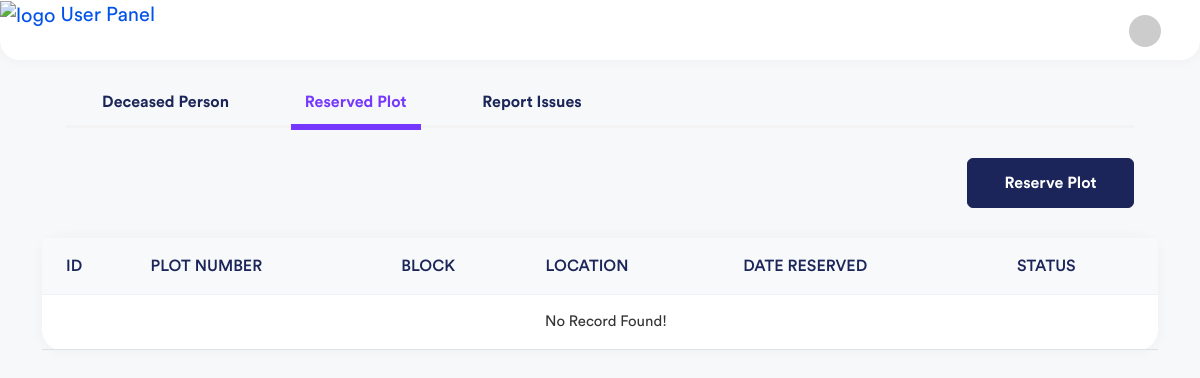
/user/index.php?q=view-reserve (signed in), run on an earlier commit of the app's database.
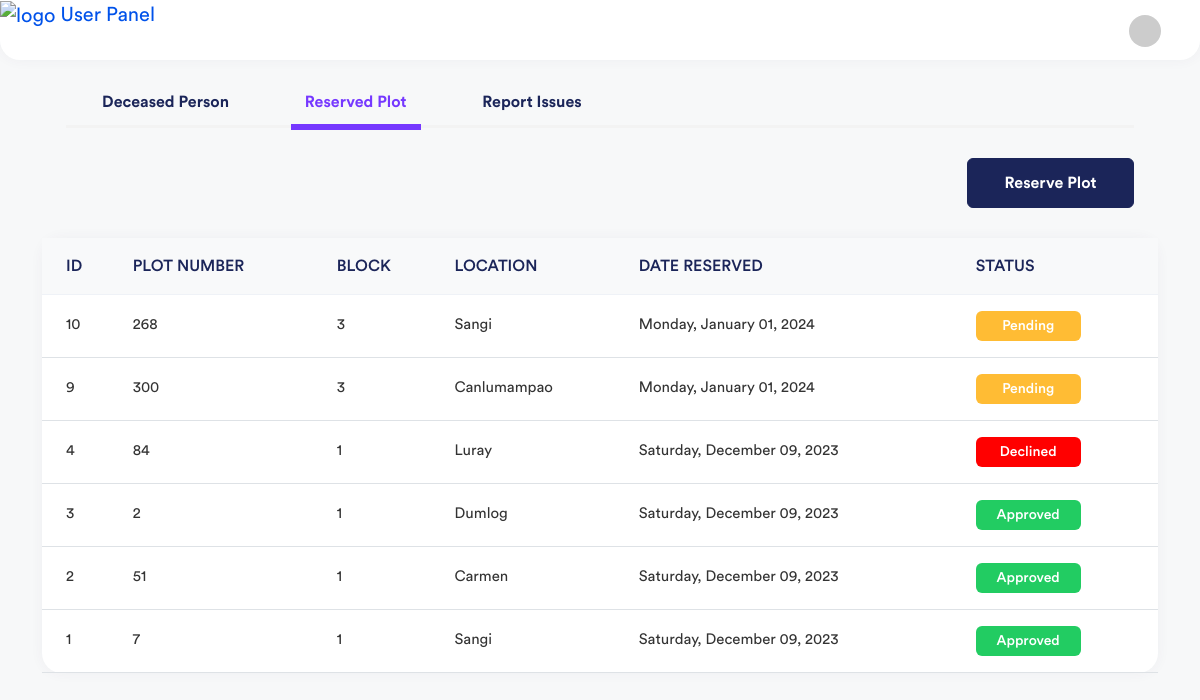
And on a later commit of the database.
### tables this page shows
CREATE TABLE `tblreserve` (
  `id` int(11) NOT NULL,
  `user_id` int(11) NOT NULL,
  `graveno` int(11) NOT NULL,
  `block` int(11) NOT NULL,
  `location` varchar(100) NOT NULL,
  `status` varchar(100) NOT NULL DEFAULT 'Pending',
  `email` varchar(100) NOT NULL,
  `mobile_number` varchar(100) NOT NULL,
  `created_at` datetime NOT NULL DEFAULT current_timestamp()
);

### user/index.php (called while the page is built, shortened)
<?php
require_once("theme/templates.php");

### include/database.php (called while the page is built, shortened)
<?php
class Database {
	var $sql_string = '';
	private $conn;
	public function open_connection() {
		$this->conn = mysqli_connect(server,user,pass);
		if(!$this->conn){
			echo "Problem in database connection! Contact administrator!";
			exit();
		}else{
			$db_select = mysqli_select_db($this->conn,database_name);
		}
	}
	function setQuery($sql='') {
		$this->sql_string=$sql;
	}
	function executeQuery() {
		$result = mysqli_query($this->conn,$this->sql_string);
		return $result;
	}
	private function confirm_query($result) {
		return $result;
	}
	function loadResultList( $key='' ) {
		$cur = $this->executeQuery();
		$array = array();
		while ($row = mysqli_fetch_object($cur)) {
			if ($key) {
				$array[$row->$key] = $row;
			} else {
				$array[] = $row;
			}
		}
		return $array;
	}
}
$mydb = new Database();
?>

### user/reserved-plot.php (the view, shortened to what this page needs)
<div class="col-xl-12 d-flex">
	<div class="content container-fluid">
		<div class="card invoices-tabs-card">
			<div class="card-body card-body pt-0 pb-0">
				<div class="invoices-items-main-tabs">
					<div class="row align-items-center">
						<div class="col-lg-12 col-md-12">
							<div class="invoices-items-tabs">
								<ul>
									<li><a href="?q=person">Deceased Person</a></li>
									<li><a href="?q=view-reserve" class="active">Reserved Plot</a></li>
									<li><a href="?q=report">Report Issues</a></li>
								</ul>
							</div>
						</div>
					</div>
				</div>
			</div>
		</div>
        <div class="card invoices-tabs-card">
            <div class="card-body card-body pt-0 pb-0">
                <div class="invoices-main-tabs border-0 pb-0">
                    <div class="row align-items-center">
                        <div class="col-lg-12 col-md-12">
                            <div class="invoices-settings-btn invoices-settings-btn-one">
                                <a href="#" class="btn" data-bs-toggle="modal" data-bs-target="#reserve-plot-modal">
                                    <i data-feather="plus-circle"></i> Reserve Plot
                                </a>
                            </div>
                        </div>
                    </div>
                </div>
            </div>
        </div>
		<div class="row">
			<div class="col-12">
				<div class="card card-table">
					<div class="card-body">
						<div class="table-responsive">
							<table class="table table-stripped table-hover datatable">
								<thead class="thead-light">
									<tr>
										<th>ID</th>
										<th>PLOT NUMBER</th>
										<th>BLOCK</th>
										<th>LOCATION</th>
										<th>DATE RESERVED</th>
										<th>STATUS</th>
									</tr>
								</thead>
								<tbody>
									<?php
                                    $sql = "SELECT * FROM tblreserve WHERE user_id = ".$_SESSION['USERID']." ORDER BY id DESC";
                                    $mydb->setQuery($sql);
                                    $cur = $mydb->loadResultList();
									if ($cur) {
                                        foreach ($cur as $res) {
                                            echo '<tr>';
                                            echo '<td>' . $res->id . '</td>';
                                            echo '<td>' . $res->graveno . '</td>';
                                            echo '<td>' . $res->block . '</td>';
                                            echo '<td>' . $res->location . '</td>';
                                            echo '<td>' . date_format(date_create($res->created_at), 'l, F d, Y') . '</td>';
                                            if ($res->status == 'Pending') {
                                                echo '<td><span class="badge bg-warning">' . $res->status . '</span></td>';
                                            } else if ($res->status == 'Approved') {
                                                echo '<td><span class="badge bg-success">' . $res->status . '</span></td>';
                                            } else if ($res->status == 'Cancelled') {
                                                echo '<td><span class="badge bg-danger">' . $res->status . '</span></td>';
                                            } else if ($res->status == 'Contacted') {
                                                echo '<td><span class="badge bg-info">' . $res->status . '</span></td>';
                                            }else{
                                                echo '<td><span class="badge bg-danger">' . $res->status . '</span></td>';
                                            }
                                            echo '</tr>';
										}
									}else{
                                        echo '<tr>';
                                        echo '<td colspan="7" style="text-align:center">No Record Found!</td>';
                                        echo '</tr>';
									}?>
								</tbody>
							</table>
						</div>
					</div>
				</div>
			</div>
		</div>
	</div>
</div>

What changed in the data, as far as the page shows it:
added tblreserve: id "10", graveno "268", block "3", location "Sangi", created_at "Monday, January 01, 2024", status "Pending"
added tblreserve: id "9", graveno "300", block "3", location "Canlumampao", created_at "Monday, January 01, 2024", status "Pending"
now on this page (row edited): tblreserve: id "4", graveno "84", block "1", location "Luray", created_at "Saturday, December 09, 2023", status "Declined"
now on this page (row edited): tblreserve: id "3", graveno "2", block "1", location "Dumlog", created_at "Saturday, December 09, 2023", status "Approved"
now on this page (row edited): tblreserve: id "2", graveno "51", block "1", location "Carmen", created_at "Saturday, December 09, 2023", status "Approved"
now on this page (row edited): tblreserve: id "1", graveno "7", block "1", location "Sangi", created_at "Saturday, December 09, 2023", status "Approved"
Also different on the page:
text no longer shown: "No Record Found!"
